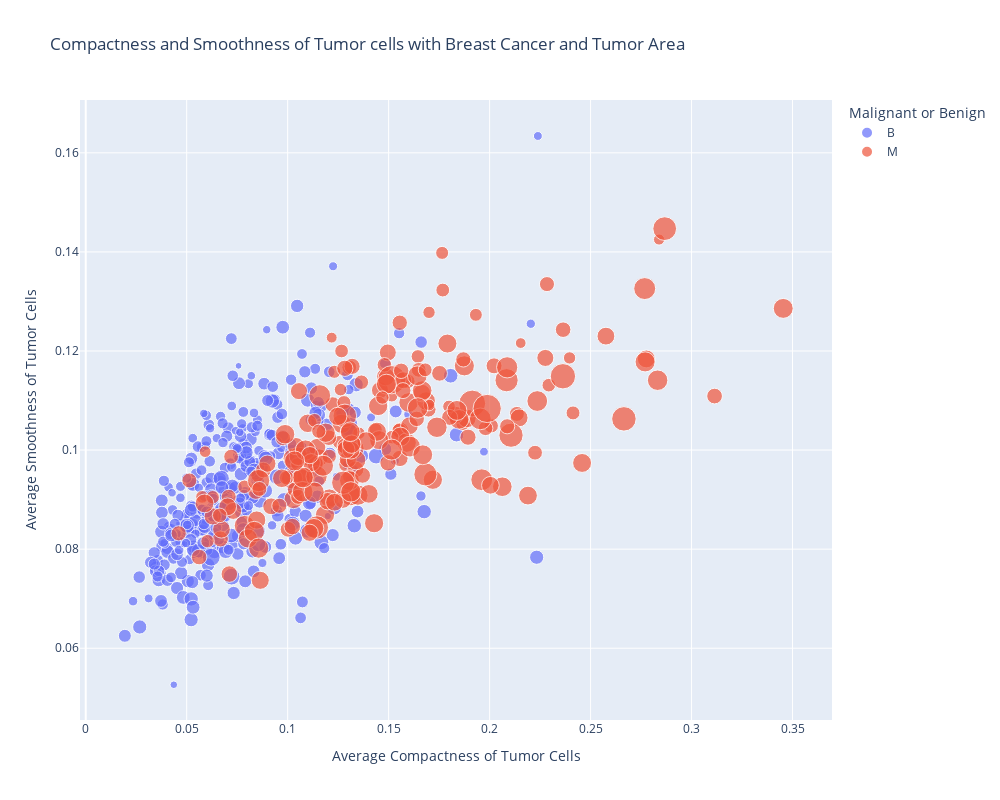

Notebook source saved alongside this figure:
### Code cell
fig = px.scatter(x=df["x.compactness_mean"], y=df["x.smoothness_mean"],
                 width=1000, height=800,
                 color=df.y, size=df["x.area_mean"],
                 labels={"x": "Average Compactness of Tumor Cells",
                         "y": "Average Smoothness of Tumor Cells",
                         "color": "Malignant or Benign"},
                 title="Compactness and Smoothness of Tumor cells with Breast Cancer and Tumor Area")
fig.show()
fig.show("svg")

### Figure 1 — Plotly figure (JSON) as saved in the notebook; plotly's stock layout.template omitted (floating-point values rounded to 4 significant figures; data arrays with more than 128 entries replaced by an {"elided": "..."} marker saying what was removed)
{"data": [{"hovertemplate": "Malignant or Benign=B<br>Average Compactness of Tumor Cells=%{x}<br>Average Smoothness of Tumor Cells=%{y}<br>size=%{marker.size}<extra></extra>", "legendgroup": "B", "marker": {"color": "#636efa", "size": {"elided": "357 float values"}, "sizemode": "area", "sizeref": 6.253, "symbol": "circle"}, "mode": "markers", "name": "B", "orientation": "v", "showlegend": true, "x": {"elided": "357 float values"}, "xaxis": "x", "y": {"elided": "357 float values"}, "yaxis": "y", "type": "scatter"}, {"hovertemplate": "Malignant or Benign=M<br>Average Compactness of Tumor Cells=%{x}<br>Average Smoothness of Tumor Cells=%{y}<br>size=%{marker.size}<extra></extra>", "legendgroup": "M", "marker": {"color": "#EF553B", "size": {"elided": "212 float values"}, "sizemode": "area", "sizeref": 6.253, "symbol": "circle"}, "mode": "markers", "name": "M", "orientation": "v", "showlegend": true, "x": {"elided": "212 float values"}, "xaxis": "x", "y": {"elided": "212 float values"}, "yaxis": "y", "type": "scatter"}], "layout": {"xaxis": {"anchor": "y", "domain": [0.0, 1.0], "title": {"text": "Average Compactness of Tumor Cells"}}, "yaxis": {"anchor": "x", "domain": [0.0, 1.0], "title": {"text": "Average Smoothness of Tumor Cells"}}, "legend": {"title": {"text": "Malignant or Benign"}, "tracegroupgap": 0, "itemsizing": "constant"}, "title": {"text": "Compactness and Smoothness of Tumor cells with Breast Cancer and Tumor Area"}, "height": 800, "width": 1000}}
